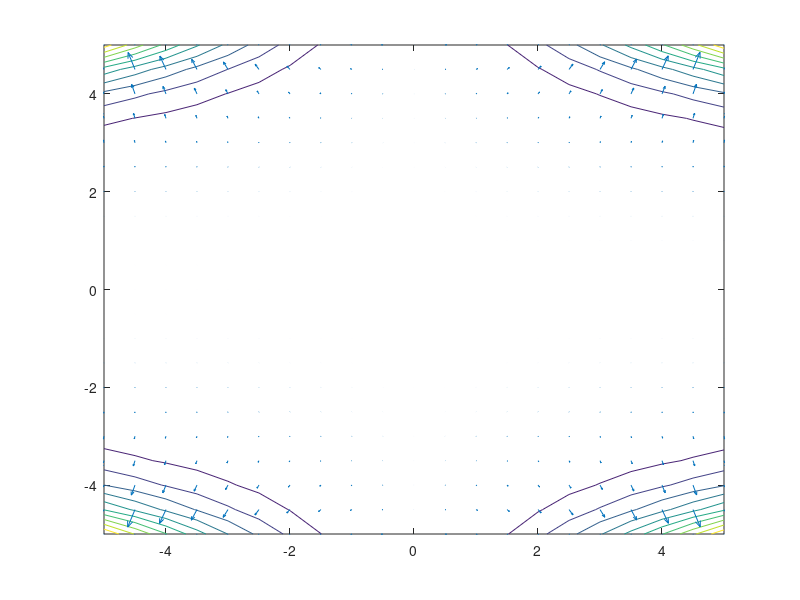

Reproduce this figure in MATLAB. (Note: this script raises an error after producing the figure.)
% Plot the trajectory of Anti-Gradient Descent
[x,y] = meshgrid(-5:.5:5);
z = (1.5 - x + x.*y).^2 + (2.25 - x + x.*y.^2).^2 + (2.625 - x + x.*y.^3).^2;
figure(1)
hold off
contour(x,y,z)
[dx,dy]=gradient(z,.2,.2);
hold on
quiver(x,y,dx,dy)
% set the initial point
x = [3.1, 0.6];
xs = x; % dummy variable required for the iterative process
itsk = 100; % the number of iterations

for i=1:itsk
 H = hessian1(xs);
 % compute the next point
 x = xs - gradient1(xs)*inv(H);
 % plot the step
 plot([xs(1),x(1)],[xs(2),x(2)],'r',[xs(1),x(1)],[xs(2),x(2)],'ro')
 % refresh the variables
 xs = x;
 fprintf("Nr. %d x = %d, y = %d\n", i, xs(1), xs(2))
end
